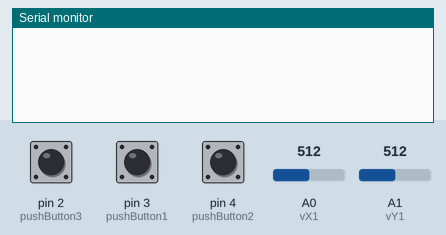
This sketch was run on a simulated Arduino Uno, built with avr-gcc and run on an emulated ATmega328P. On the bench: the last lines printed to the serial monitor. Inputs (shaded band) come from the test bench; at power-on: A0 (vX1) = 512, A1 (vY1) = 512, pin 2 (pushButton3) HIGH, pin 3 (pushButton1) HIGH, pin 4 (pushButton2) HIGH.

Above: at 1.2 s.
1.3 s: A0 (vX1) set to 716
At 1.9 s:
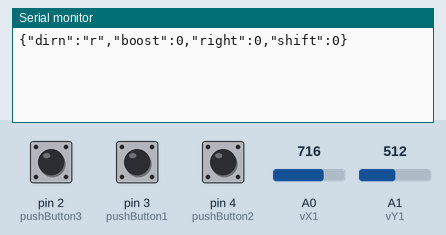
2.8 s: A1 (vY1) set to 306
At 4.0 s:
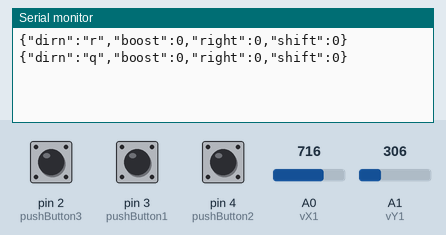
4.3 s: A1 (vY1) set to 122
At 5.4 s:
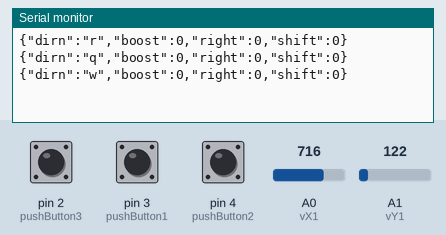
5.8 s: A0 (vX1) set to 122
At 7.0 s:
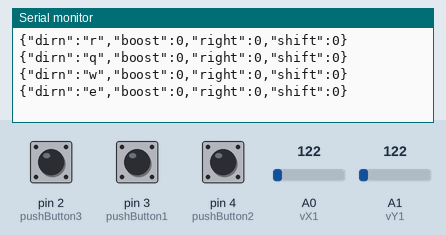
7.3 s: A1 (vY1) set to 511
At 8.3 s:
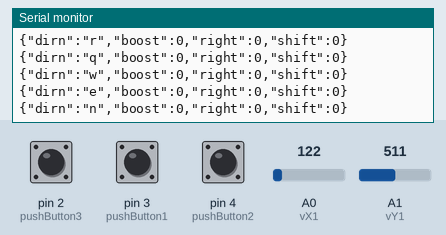
8.8 s: A1 (vY1) set to 716
At 10.1 s:
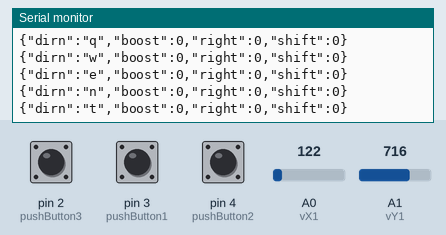

The sketch:

ArduinoCode.ino
```cpp
#include <math.h>
const int pushButton3 = 2;
const int vX1 = A0;
const int vY1 = A1;
const int pushButton1 = 3;
const int pushButton2 = 4;
char currentMovement = 'n';
char oldDirn = 'n';
int boost = 0;
int right = 0;
int shift = 0;
// We will use ojbect based communication
// {dirn:'', boost:0/1, right:0/1, shift:0,1};
// w - fw
// s - bw
// q - fwr
// e - fwl
// r - bwr
// t - bwl


void setup() {
  pinMode(pushButton3, INPUT_PULLUP);
  pinMode(pushButton1, INPUT_PULLUP);
  pinMode(pushButton2, INPUT_PULLUP);
  Serial.begin(9600);
}

char calcDirn(int vX,int vY) {
  int actualVX = vX - 512;
  int actualVY = vY - 512;
  if((abs(actualVX) > 50)||(abs(actualVY) > 50)) {
    if((actualVX > 0)&&(actualVY > 0)) {
      if((actualVY*1.0)/(actualVX*1.0) > 1.73) return 'w';
      return 'q';
    }
    else if((actualVX < 0)&&(actualVY > 0)) {
      if((actualVY*1.0)/(abs(actualVX)) > 1.73) return 'w';
      else return 'e';
    }
    else if((actualVX < 0)&&(actualVY < 0)) {
      if ((double)actualVY / actualVX > 1.73) return 's';
      else return 't';
    }
    else if((actualVX > 0)&&(actualVY < 0)) {
      if ((double)abs(actualVY) / actualVX > 1.73) return 's';
      else return 'r';
    }
  }
  return 'n';
}


void loop() {
  int pushStat1 = digitalRead(pushButton1);
  int pushStat2 = digitalRead(pushButton2);
  int pushStat3 = digitalRead(pushButton3);
  int btn1, btn2, btn3;
  int vX1Read = analogRead(vX1);
  int vY1Read = analogRead(vY1);
  vY1Read = 1023 - vY1Read;
  char dirn = calcDirn(vX1Read, vY1Read);

  if(pushStat1 == LOW) btn1 = 1; else btn1 = 0;
  if(pushStat2 == LOW) btn2 = 1; else btn2 = 0;
  if(pushStat3 == LOW) btn3 = 1; else btn3 = 0;
  if((dirn != oldDirn) || (btn1 != boost) || (btn2 != right) || (btn3 != shift)) {
      oldDirn = dirn;
      boost = btn1;
      right = btn2;
      shift = btn3;
      Serial.print("{\"dirn\":");
      Serial.print('"');
Serial.print(dirn);
Serial.print('"');
      Serial.print(",\"boost\":");
      Serial.print(btn1);
      Serial.print(",\"right\":");
      Serial.print(btn2);
      Serial.print(",\"shift\":");
      Serial.print(btn3);
      Serial.println("}");
  }
  delay(20);
}
```

Measured:
- after the input at 1.3 s, the serial monitor: prints a new line at once (image 1)
- after the input at 2.8 s, the serial monitor: prints a new line at once (image 2)
- after the input at 4.3 s, the serial monitor: prints a new line at once (image 3)
- after the input at 5.8 s, the serial monitor: prints a new line at once (image 4)
- after the input at 7.3 s, the serial monitor: prints a new line at once (image 5)
- after the input at 8.8 s, the serial monitor: prints a new line at once (image 6)
